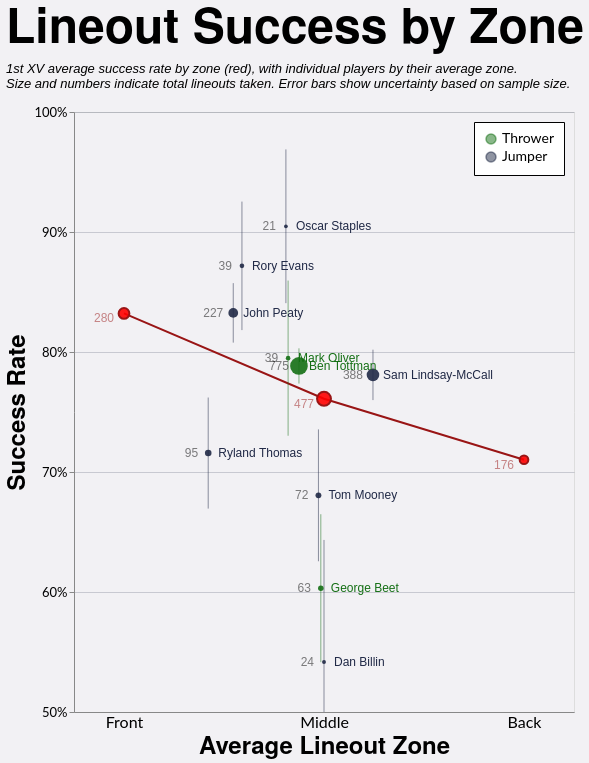

Source (Vega-Lite JSON):
### Vega-Lite specification from a JSON file in a GitHub repository (floating-point values rounded to 4 significant figures)
{"config": {"axis": {"labelFont": "Lato, sans-serif", "titleFont": "PT Sans Narrow, Helvetica Neue, Helvetica, Arial, sans-serif", "labelFontSize": 13, "titleFontSize": 24, "gridColor": "#202947", "gridOpacity": 0.2}, "header": {"labelFont": "PT Sans Narrow, Helvetica Neue, Helvetica, Arial, sans-serif", "titleFont": "PT Sans Narrow, Helvetica Neue, Helvetica, Arial, sans-serif", "labelFontSize": 24, "titleFontSize": 28, "labelFontWeight": "bold", "orient": "left"}, "legend": {"labelFont": "Lato, sans-serif", "titleFont": "PT Sans Narrow, Helvetica Neue, Helvetica, Arial, sans-serif", "labelFontSize": 14, "titleFontSize": 16, "titlePadding": 5, "fillColor": "white", "strokeColor": "black", "padding": 10, "titleFontWeight": "lighter", "titleFontStyle": "italic", "titleColor": "gray", "offset": 10}, "title": {"font": "PT Sans Narrow, Helvetica Neue, Helvetica, Arial, sans-serif", "fontSize": 48, "fontWeight": "bold", "anchor": "start", "align": "center", "titlePadding": 20, "subtitlePadding": 10, "subtitleFontSize": 13, "subtitleColor": "", "subtitleFontStyle": "italic", "offset": 15, "color": "black"}, "axisX": {"labelAngle": 0}, "facet": {"title": null, "header": null, "align": {"row": "each", "column": "each"}}, "resolve": {"scale": {"y": "independent", "facet": "independent"}}, "background": "#f2f1f4"}, "layer": [{"mark": {"type": "line", "color": "#991515"}, "encoding": {"x": {"axis": {"grid": false, "labelExpr": "datum.value == 1 ? 'Front' : datum.value == 2 ? 'Middle' : 'Back'", "labelFontSize": 16, "tickCount": 3, "ticks": false, "values": [1, 2, 3]}, "field": "zone", "scale": {"domain": [0.75, 3.25], "nice": false}, "title": "Average Lineout Zone", "type": "quantitative"}, "y": {"axis": {"format": "%", "tickCount": 5}, "field": "pct_won", "scale": {"domain": [0.5, 1.0]}, "title": "Success Rate", "type": "quantitative"}}}, {"mark": {"type": "point", "color": "#991515", "fill": "red", "fillOpacity": 0.9}, "encoding": {"size": {"field": "total", "legend": null, "scale": {"domain": [10, 1000], "range": [10, 400]}, "type": "quantitative"}, "x": {"axis": {"grid": false, "labelExpr": "datum.value == 1 ? 'Front' : datum.value == 2 ? 'Middle' : 'Back'", "labelFontSize": 16, "tickCount": 3, "ticks": false, "values": [1, 2, 3]}, "field": "zone", "scale": {"domain": [0.75, 3.25], "nice": false}, "title": "Average Lineout Zone", "type": "quantitative"}, "y": {"axis": {"format": "%", "tickCount": 5}, "field": "pct_won", "scale": {"domain": [0.5, 1.0]}, "title": "Success Rate", "type": "quantitative"}}}, {"mark": {"type": "text", "align": "right", "color": "#991515", "dx": -10, "dy": 5, "opacity": 0.5}, "encoding": {"size": {"value": 12}, "text": {"field": "total", "type": "quantitative"}, "x": {"axis": {"grid": false, "labelExpr": "datum.value == 1 ? 'Front' : datum.value == 2 ? 'Middle' : 'Back'", "labelFontSize": 16, "tickCount": 3, "ticks": false, "values": [1, 2, 3]}, "field": "zone", "scale": {"domain": [0.75, 3.25], "nice": false}, "title": "Average Lineout Zone", "type": "quantitative"}, "y": {"axis": {"format": "%", "tickCount": 5}, "field": "pct_won", "scale": {"domain": [0.5, 1.0]}, "title": "Success Rate", "type": "quantitative"}}}, {"data": {"name": "data-4c018b01907b0647c8c94a1da9680d61"}, "mark": {"type": "errorbar", "opacity": 0.5}, "encoding": {"color": {"field": "player_type", "legend": {"orient": "top-right"}, "scale": {"domain": ["Thrower", "Jumper"], "range": ["#146f14", "#202946"]}, "title": null, "type": "nominal"}, "size": {"field": "total", "legend": null, "scale": {"domain": [10, 1000], "range": [10, 400]}, "type": "quantitative"}, "tooltip": [{"field": "player_type", "type": "nominal"}, {"field": "player", "type": "nominal"}, {"field": "total", "type": "quantitative"}, {"field": "won", "type": "quantitative"}, {"field": "pct_won", "format": ".1%", "type": "quantitative"}, {"field": "avg_zone", "type": "quantitative"}], "x": {"field": "avg_zone", "type": "quantitative"}, "y": {"field": "ymin", "scale": {"clamp": true}, "title": "Success Rate", "type": "quantitative"}, "y2": {"field": "ymax", "title": null}}, "transform": [{"calculate": "datum.pct_won - datum.error_margin", "as": "ymin"}, {"calculate": "datum.pct_won + datum.error_margin", "as": "ymax"}]}, {"data": {"name": "data-4c018b01907b0647c8c94a1da9680d61"}, "mark": {"type": "circle", "fillOpacity": 0.9, "opacity": 1.0, "size": 100}, "encoding": {"color": {"field": "player_type", "legend": {"orient": "top-right"}, "scale": {"domain": ["Thrower", "Jumper"], "range": ["#146f14", "#202946"]}, "title": null, "type": "nominal"}, "size": {"field": "total", "legend": null, "scale": {"domain": [10, 1000], "range": [10, 400]}, "type": "quantitative"}, "tooltip": [{"field": "player_type", "type": "nominal"}, {"field": "player", "type": "nominal"}, {"field": "total", "type": "quantitative"}, {"field": "won", "type": "quantitative"}, {"field": "pct_won", "format": ".1%", "type": "quantitative"}, {"field": "avg_zone", "type": "quantitative"}], "x": {"field": "avg_zone", "title": "Average Lineout Zone", "type": "quantitative"}, "y": {"field": "pct_won", "title": "Success Rate", "type": "quantitative"}}}, {"data": {"name": "data-4c018b01907b0647c8c94a1da9680d61"}, "mark": {"type": "text", "align": "left", "dx": 10}, "encoding": {"color": {"field": "player_type", "legend": {"orient": "top-right"}, "scale": {"domain": ["Thrower", "Jumper"], "range": ["#146f14", "#202946"]}, "title": null, "type": "nominal"}, "size": {"value": 12}, "text": {"field": "player", "type": "nominal"}, "tooltip": [{"field": "player_type", "type": "nominal"}, {"field": "player", "type": "nominal"}, {"field": "total", "type": "quantitative"}, {"field": "won", "type": "quantitative"}, {"field": "pct_won", "format": ".1%", "type": "quantitative"}, {"field": "avg_zone", "type": "quantitative"}], "x": {"field": "avg_zone", "title": "Average Lineout Zone", "type": "quantitative"}, "y": {"field": "pct_won", "title": "Success Rate", "type": "quantitative"}}}, {"data": {"name": "data-4c018b01907b0647c8c94a1da9680d61"}, "mark": {"type": "text", "align": "right", "dx": -10, "opacity": 0.5}, "encoding": {"color": {"value": "black"}, "size": {"value": 12}, "text": {"field": "total", "type": "quantitative"}, "tooltip": [{"field": "player_type", "type": "nominal"}, {"field": "player", "type": "nominal"}, {"field": "total", "type": "quantitative"}, {"field": "won", "type": "quantitative"}, {"field": "pct_won", "format": ".1%", "type": "quantitative"}, {"field": "avg_zone", "type": "quantitative"}], "x": {"field": "avg_zone", "title": "Average Lineout Zone", "type": "quantitative"}, "y": {"field": "pct_won", "title": "Success Rate", "type": "quantitative"}}}], "data": {"name": "data-67eacc1ae4c2a3d2d2bd67c8527c0ef6"}, "height": 600, "resolve": {"scale": {"x": "shared", "y": "shared"}}, "title": {"text": "Lineout Success by Zone", "subtitle": ["1st XV average success rate by zone (red), with individual players by their average zone.", "Size and numbers indicate total lineouts taken. Error bars show uncertainty based on sample size."]}, "width": 500, "$schema": "https://vega.github.io/schema/vega-lite/v5.20.1.json", "datasets": {"data-67eacc1ae4c2a3d2d2bd67c8527c0ef6": [{"zone": 1, "total": 280, "won": 233, "pct_won": 0.8321}, {"zone": 2, "total": 477, "won": 363, "pct_won": 0.761}, {"zone": 3, "total": 176, "won": 125, "pct_won": 0.7102}], "data-4c018b01907b0647c8c94a1da9680d61": [{"player_type": "Jumper", "player": "Dan Billin", "total": 24, "won": 13, "pct_won": 0.5417, "error_margin": 0.1017, "avg_zone": 2.0}, {"player_type": "Jumper", "player": "John Peaty", "total": 227, "won": 189, "pct_won": 0.8326, "error_margin": 0.02478, "avg_zone": 1.546}, {"player_type": "Jumper", "player": "Oscar Staples", "total": 21, "won": 19, "pct_won": 0.9048, "error_margin": 0.06406, "avg_zone": 1.81}, {"player_type": "Jumper", "player": "Rory Evans", "total": 39, "won": 34, "pct_won": 0.8718, "error_margin": 0.05353, "avg_zone": 1.59}, {"player_type": "Jumper", "player": "Ryland Thomas", "total": 95, "won": 68, "pct_won": 0.7158, "error_margin": 0.04628, "avg_zone": 1.421}, {"player_type": "Jumper", "player": "Sam Lindsay-McCall", "total": 388, "won": 303, "pct_won": 0.7809, "error_margin": 0.021, "avg_zone": 2.245}, {"player_type": "Jumper", "player": "Tom Mooney", "total": 72, "won": 49, "pct_won": 0.6806, "error_margin": 0.05495, "avg_zone": 1.972}, {"player_type": "Thrower", "player": "Ben Tottman", "total": 775, "won": 611, "pct_won": 0.7884, "error_margin": 0.01467, "avg_zone": 1.875}, {"player_type": "Thrower", "player": "George Beet", "total": 63, "won": 38, "pct_won": 0.6032, "error_margin": 0.06164, "avg_zone": 1.984}, {"player_type": "Thrower", "player": "Mark Oliver", "total": 39, "won": 31, "pct_won": 0.7949, "error_margin": 0.06466, "avg_zone": 1.821}]}}
